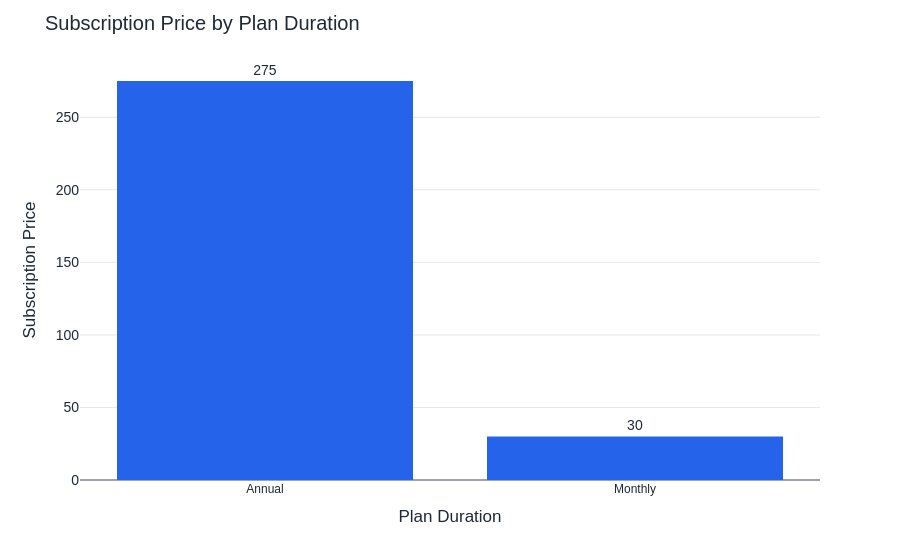

The code cell stored with this chart in its notebook:
### Code cell
df_prices_chart = prices[['plan_duration', 'subscription_price']].copy()
df_prices_chart = df_prices_chart.sort_values('subscription_price', ascending=False)

fig = px.bar(
    df_prices_chart,
    x='plan_duration',
    y='subscription_price',
    text='subscription_price',
    color_discrete_sequence=['#2563eb']
)

fig.update_traces(
    texttemplate='%{text:,.0f}',
    textposition='outside',
    cliponaxis=False,
    marker_line_width=0
)

fig.update_layout(
    title='Subscription Price by Plan Duration',
    xaxis_title='Plan Duration',
    yaxis_title='Subscription Price',
    template='plotly_white',
    showlegend=False,
    font=dict(family='Arial', size=14, color='#1f2937'),
    plot_bgcolor='white',
    paper_bgcolor='white'
)

fig.update_xaxes(
    showgrid=False,
    tickfont=dict(size=12)
)

fig.update_yaxes(
    showgrid=True,
    gridcolor='#e5e7eb',
    zeroline=True,
    zerolinecolor='#9ca3af'
)

fig.show()

### Figure 1 — Plotly figure (JSON) as saved in the notebook; plotly's stock layout.template omitted (floating-point values rounded to 4 significant figures)
{"data": [{"cliponaxis": false, "hovertemplate": "plan_duration=%{x}<br>subscription_price=%{text}<extra></extra>", "legendgroup": "", "marker": {"color": "#2563eb", "line": {"width": 0}, "pattern": {"shape": ""}}, "name": "", "orientation": "v", "showlegend": false, "text": [275.0, 30.0], "textposition": "outside", "texttemplate": "%{text:,.0f}", "type": "bar", "x": ["Annual", "Monthly"], "xaxis": "x", "y": [275.0, 30.0], "yaxis": "y"}], "layout": {"barmode": "relative", "font": {"color": "#1f2937", "family": "Arial", "size": 14}, "legend": {"tracegroupgap": 0}, "margin": {"t": 60}, "paper_bgcolor": "white", "plot_bgcolor": "white", "showlegend": false, "title": {"text": "Subscription Price by Plan Duration"}, "xaxis": {"anchor": "y", "domain": [0, 1], "showgrid": false, "tickfont": {"size": 12}, "title": {"text": "Plan Duration"}}, "yaxis": {"anchor": "x", "domain": [0, 1], "gridcolor": "#e5e7eb", "showgrid": true, "title": {"text": "Subscription Price"}, "zeroline": true, "zerolinecolor": "#9ca3af"}}}
